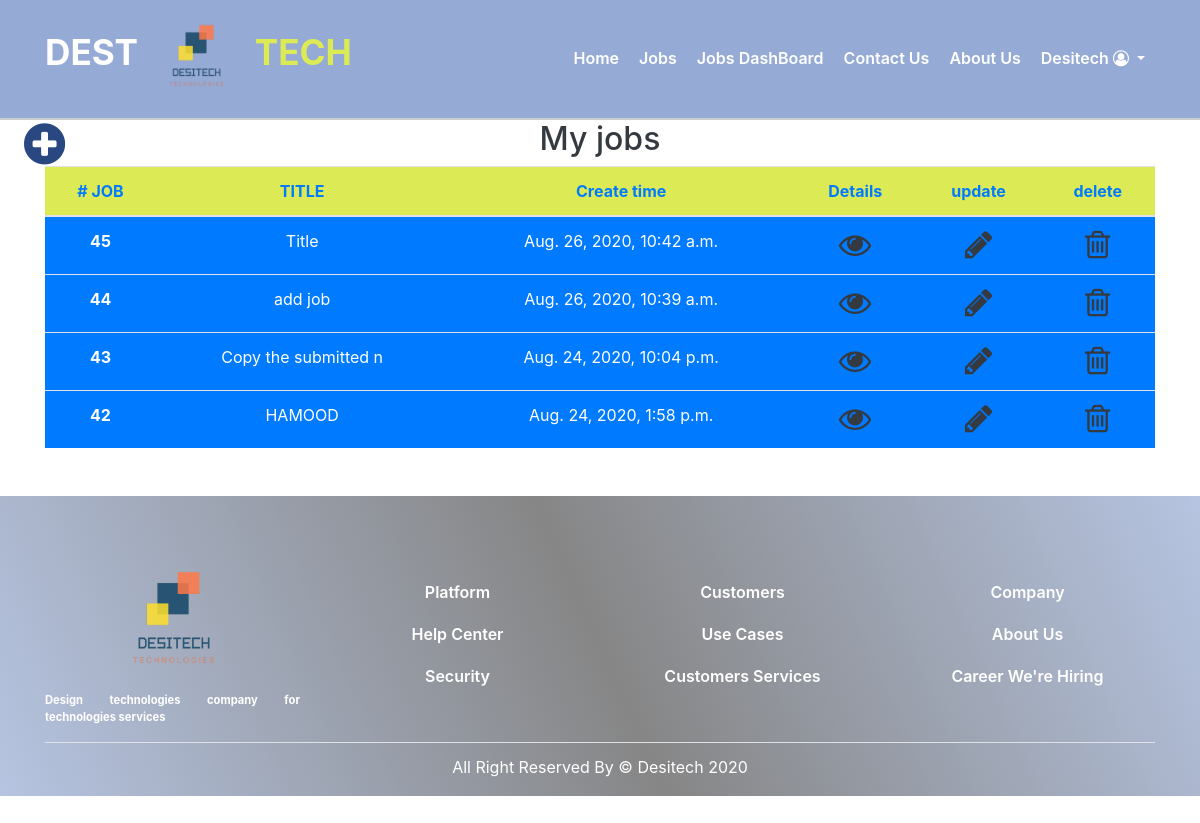
Before: /jobs/myjobs/ (signed in) with the older database file.
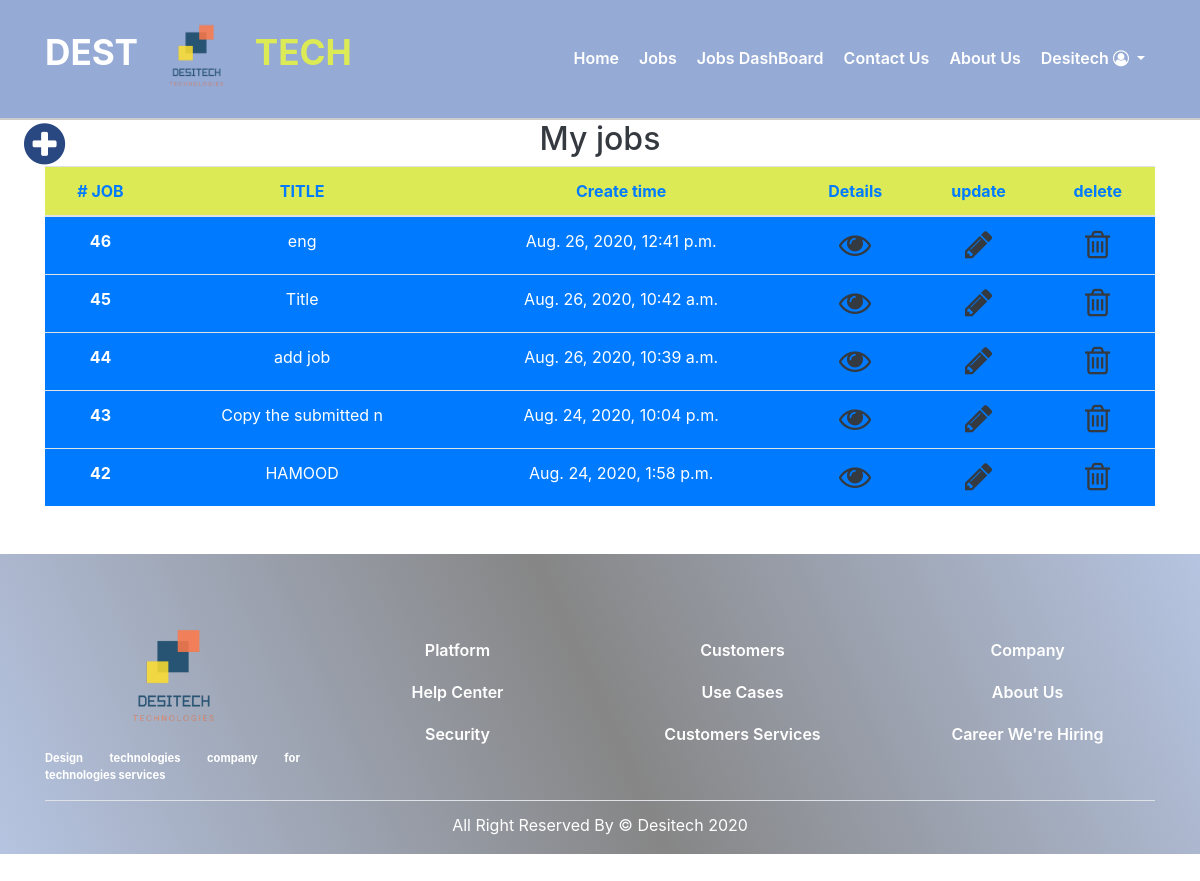
After: the same page with the newer database file.
### jobs/models.py (models this page shows, shortened)
class Job (models.Model):
    publish_By =models.ForeignKey(User , on_delete=models.CASCADE)
    title = models.CharField(max_length=50)
    abstract = models.TextField()
    skills = models.TextField()
    description = models.TextField()
    country = models.ForeignKey(Country, on_delete=models.SET_NULL, null=True)
    city = models.ForeignKey(City, on_delete=models.SET_NULL, null=True)
    date = models.DateTimeField(auto_now_add=True)
    job_manger = models.Manager()

### jobs/views/MyJobs.py (the view)
# urls.py: path('myjobs/', MyJobs.MyJobs.as_view(),name='my-jobs'),
@method_decorator(login_decorator, name='dispatch')
@method_decorator (is_company_or_admin , name='dispatch' )
@method_decorator (have_profile , name='dispatch' )
class MyJobs(View):
    def get (self , request):
        myjobs = Job.job_manger.filter (publish_By = request.user.id).order_by('-date')
        context =  {'myjobs' : myjobs , 'jobs': myjobs}
        return render ( request , 'jobs_dashboard.html' , context )

### accounts/models/User.py (called while the page is built)
    @property
    def is_company (self):
        if self.user_type == 1:
            return True
        return False

### jobs/templates/jobs_dashboard.html (shortened to what this page needs)
{% extends 'shared/_base.html' %}
{% load static %}
{% block content%}
<a href="{% url 'jobs:job-create' %}" class=" fa fa-plus-circle fa-3x  position-fixed ml-lg-4 animate__animated animate__fadeInUp" id="add-job-icon"></a>
<div class="container">
<h2 class='text-center text-dark'>My jobs</h2>
    <table class=" table-hover table  table-striped  text-center">
        <thead >
            <tr class = 'table_head text-primary' id = "">
            <th> # JOB </th>
            <th>TITLE</th>
            <th>Create time</th>
            <th>Details</th>
            <th>update</th>
            <th>delete</th>
            </tr>
        </thead>
        <tbody>
            {% for job in jobs %}
                    <tr class="bg-primary text-white" >
                        <td><strong>{{job.id}}</strong></td>
                        <td>{{job.title}}</td>
                        <td>{{job.date}}</td>
                        <td><a href= {% url 'jobs:job-detail' job.id %}  class="edit-jobs fa fa-eye fa-2x text-dark animate__animated animate__zoomIn"></a></td>
                        <td><a href= {% url 'jobs:job-update' job.id %}  class="edit-jobs fa fa-pencil fa-2x text-dark animate__animated animate__zoomIn"></a></td>
                        <td><a href= {% url 'jobs:job-delete' job.id %}  class="edit-jobs fa fa-trash-o fa-2x text-dark animate__animated animate__zoomIn"></a></td>
                    </tr>
            {% endfor %}
        </tbody>
    </table>
</div>
{% endblock %}

Changed rows visible on the page:
added Job: id "46", title "eng", date "Aug. 26, 2020, 12:41 p.m."
